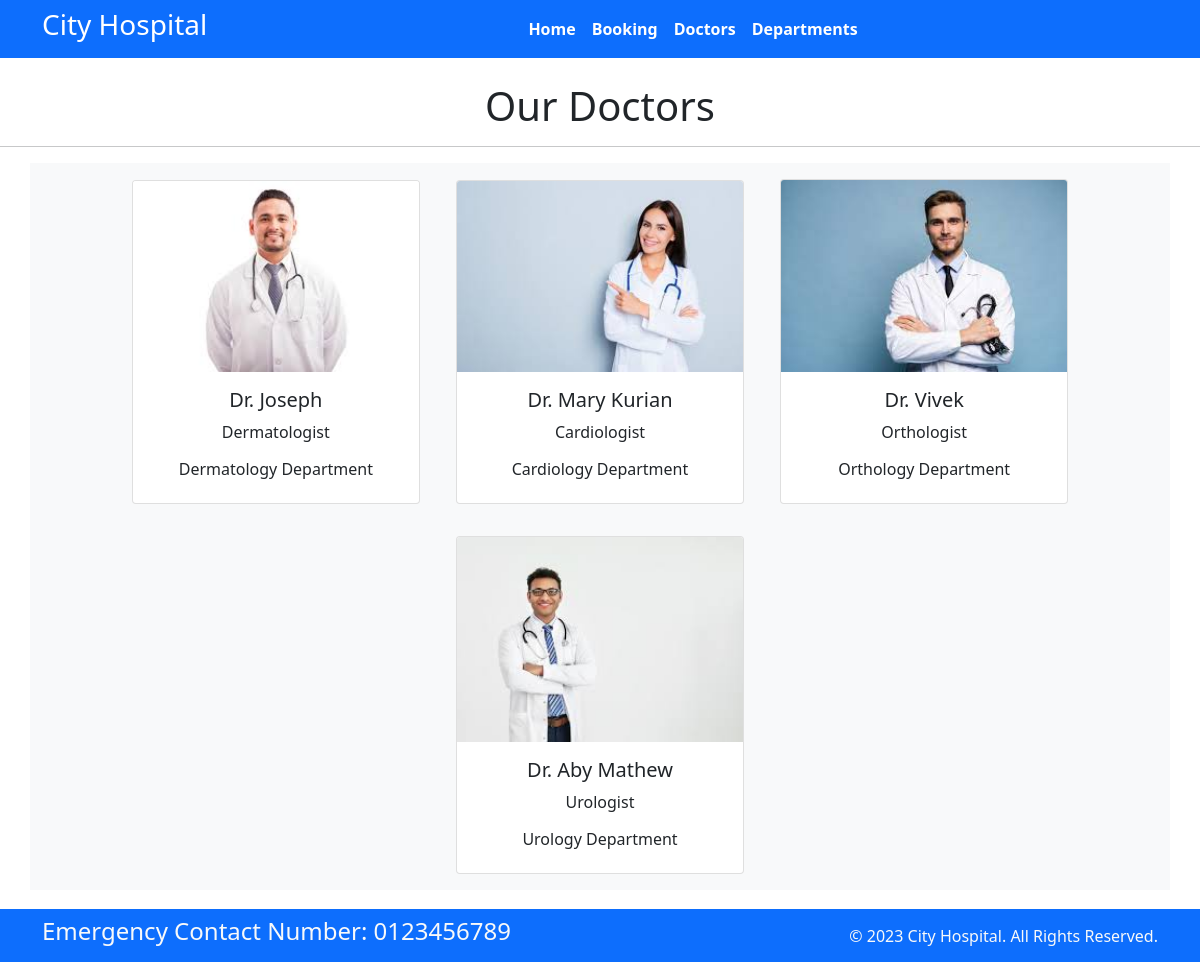
Page /doctors on the committed database.
### home/models.py (models this page shows, shortened)
class Doctors(models.Model):
    doc_name=models.CharField(max_length=255)
    doc_spec=models.CharField(max_length=255)
    dep_name=models.ForeignKey(Departments,on_delete=models.CASCADE)
    doc_image=models.ImageField(upload_to='doctors')

class Departments(models.Model):
    dept_name =models.CharField(max_length=255)
    dept_description =models.TextField()
    def __str__(self):
        return self.dept_name

### home/views.py (the view)
# urls.py: path('doctors',views.doctors,name='doctors'),
def doctors(request):
    doc_dict={
        'docs':Doctors.objects.all()
    }
    return render(request,'doctors.html',doc_dict)

### home/templates/doctors.html (shortened to what this page needs)
{% extends 'base.html' %}
{% block content %}
<br>
 <h1 class="text-center">Our Doctors</h1>
 <hr>
<div class="container text-center bg-light">
 {% for d in docs %}
   <div class="card text-center mx-3 my-3" style="width: 18rem; display: inline-block;">
    <img src="{{d.doc_image.url}}" class="card-img-top" alt="...">
    <div class="card-body">
      <h5 class="card-title">Dr. {{d.doc_name}}</h5>
      <p class="card-text">{{d.doc_spec}}</p>
      <h6>{{d.dep_name}} Department</h6>
    </div>
  </div>
 {% endfor %}
</div>
<br><br><br>
{% endblock content %}

### home/templates/base.html (shortened to what this page needs)
{% load static %}
<!DOCTYPE html>
<html>
  <head>
    <link rel="stylesheet"
      href=" https://cdn.jsdelivr.net/npm/bootstrap@5.1.3/dist/css/bootstrap.min.css ">
    <link rel="stylesheet"
      href="https://use.fontawesome.com/releases/v5.2.0/css/all.css">
      <link rel="stylesheet" href="{% static '/css/style.css' %}">
  </head>
  <body>
    <nav class="navbar bg-primary navbar-expand-md ">
      <div class="container">
        <div class="col-2 text-left pl-md-0">
          <h3 class="text-white"> City Hospital </h3>
        </div>
        <div
          class="collapse navbar-collapse justify-content-center col-md-8 navbar-collapse-3">
          <ul class="navbar-nav justify-content-center  fw-bold">
            <li class="nav-item active">
              <a class="nav-link text-white" href="{% url 'index' %}">Home </a>
            </li>
            <li class="nav-item">
              <a class="nav-link text-white" href="{% url 'booking' %}">Booking</a>
            </li>
            <li class="nav-item">
              <a class="nav-link text-white" href="{% url 'doctors' %}">Doctors</a>
            </li>
			 <li class="nav-item">
              <a class="nav-link text-white" href="{% url 'department' %}">Departments</a>
            </li>
          </ul>
        </div>
      </div>
    </nav>
    {% block content %}
    {% endblock content %}
    <section class="fixed-bottom">
      <footer class="pt-2 pb-2  bg-primary text-light">
        <div class="container">
          <div class="row align-items-center">
            <div class="col-12 col-md-8">
              <h4>Emergency Contact Number: 0123456789</h4>
            </div>
            <div class="col-12 col-md-4 mt-4 mt-md-0 text-center text-md-end">
              © 2023 City Hospital. All Rights Reserved.
            </div>
          </div>
        </div>
      </footer>
    </section>
  </body>
</html>

### rows in the picture
Doctors: doc_image (picture), doc_name "Joseph", doc_spec "Dermatologist", dep_name "Dermatology"
Doctors: doc_image (picture), doc_name "Mary Kurian", doc_spec "Cardiologist", dep_name "Cardiology"
Doctors: doc_image (picture), doc_name "Vivek", doc_spec "Orthologist", dep_name "Orthology"
Doctors: doc_image (picture), doc_name "Aby Mathew", doc_spec "Urologist", dep_name "Urology"
